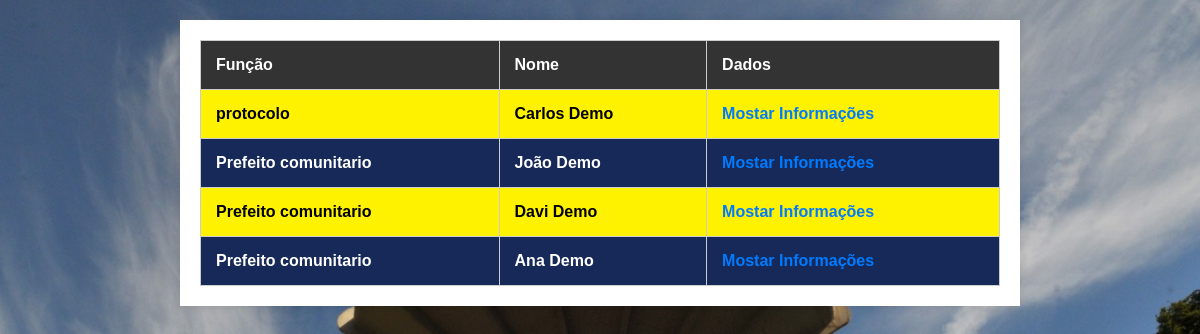
The page /view/listarusuarios.php (signed in) on the database its author committed.
### tables this page shows
CREATE TABLE IF NOT EXISTS `tb_usuario` (
  `idusuario` INT(11) NOT NULL AUTO_INCREMENT,
  `login` VARCHAR(45) NOT NULL,
  `senha` VARCHAR(32) NOT NULL,
  `idperfil` INT(11) NOT NULL,
  PRIMARY KEY (`idusuario`),
  INDEX `fk_tb_usuario_tb_perfil1_idx` (`idperfil` ASC),
  CONSTRAINT `fk_tb_usuario_tb_perfil1`
    FOREIGN KEY (`idperfil`)
    REFERENCES `tb_perfil` (`idperfil`)
    ON DELETE NO ACTION
    ON UPDATE NO ACTION);

CREATE TABLE IF NOT EXISTS `tb_perfil` (
  `idperfil` INT(11) NOT NULL AUTO_INCREMENT,
  `descricao` VARCHAR(45) NOT NULL COMMENT '1=administracao\\n2=prefeito comunitario\\n3-suporte\\n',
  PRIMARY KEY (`idperfil`));

CREATE TABLE IF NOT EXISTS `tb_protocolo` (
  `idprotocolo` INT(11) NOT NULL AUTO_INCREMENT,
  `nome_protocolo` VARCHAR(45) NOT NULL,
  `cpf_protocolo` VARCHAR(45) NOT NULL,
  `dt_nasc_protocolo` DATE NOT NULL,
  `genero_protocolo` INT(11) NOT NULL COMMENT '1=masculino\\n2=feminino\\n3=outros',
  `tel_protocolo` VARCHAR(15) NOT NULL,
  `endereco_protocolo` VARCHAR(100) NOT NULL,
  `SIAPE_protocolo` VARCHAR(9) NOT NULL,
  `data_criacao_protocolo` TIMESTAMP NOT NULL DEFAULT CURRENT_TIMESTAMP ON UPDATE CURRENT_TIMESTAMP,
  `idusuario` INT(11) NOT NULL,
  PRIMARY KEY (`idprotocolo`),
  UNIQUE INDEX `cpf_Adm_UNIQUE` (`cpf_protocolo` ASC),
  UNIQUE INDEX `tel_Adm_UNIQUE` (`tel_protocolo` ASC),
  INDEX `fk_tb_sra_tb_usuario1_idx` (`idusuario` ASC),
  CONSTRAINT `fk_tb_sra_tb_usuario1`
    FOREIGN KEY (`idusuario`)
    REFERENCES `tb_usuario` (`idusuario`)
    ON DELETE NO ACTION
    ON UPDATE NO ACTION);

CREATE TABLE IF NOT EXISTS `tb_prefeito_comunitario` (
  `idprefeitura` INT(11) NOT NULL AUTO_INCREMENT,
  `nome_prefeito` VARCHAR(45) NOT NULL,
  `cpf_prefeito` VARCHAR(45) NOT NULL,
  `dt_nasc_prefeito` DATE NOT NULL,
  `tel_prefeito` VARCHAR(15) NOT NULL,
  `genero` INT(11) NOT NULL COMMENT '1=masculino\\n2=feminino\\n3=outros',
  `endereco_prefeito` VARCHAR(100) NOT NULL,
  `numero_registro_prefeito` VARCHAR(45) NOT NULL,
  `data_criacao_prefeito` TIMESTAMP NOT NULL DEFAULT CURRENT_TIMESTAMP ON UPDATE CURRENT_TIMESTAMP,
  `idusuario` INT(11) NOT NULL,
  PRIMARY KEY (`idprefeitura`),
  UNIQUE INDEX `cpf_Prefeito_UNIQUE` (`cpf_prefeito` ASC),
  UNIQUE INDEX `tel_prefeito_UNIQUE` (`tel_prefeito` ASC),
  UNIQUE INDEX `numero_registro_prefeito_UNIQUE` (`numero_registro_prefeito` ASC),
  INDEX `fk_tb_prefeito_comunitario_tb_usuario1_idx` (`idusuario` ASC),
  CONSTRAINT `fk_tb_prefeito_comunitario_tb_usuario1`
    FOREIGN KEY (`idusuario`)
    REFERENCES `tb_usuario` (`idusuario`)
    ON DELETE NO ACTION
    ON UPDATE NO ACTION);

### DAO/Tb_usuarioDAO.php (called while the page is built, shortened)
<?php
class Tb_usuarioDAO {
   public function pesquisarprotocolo(){
    $pdo = Conexao::getInstance();
    $sql = "SELECT * from tb_usuario U INNER JOIN tb_protocolo P on U.idusuario=P.idusuario INNER JOIN tb_perfil PF on U.idperfil=PF.idperfil ;";
    $execucao = $pdo ->prepare($sql);
    $execucao ->execute();
    $resultado = $execucao->fetchAll(PDO::FETCH_ASSOC);
    return $resultado;
}
   public function pesquisarprefeito(){
    $pdo = Conexao::getInstance();
    $sql = "SELECT * from tb_usuario U INNER JOIN tb_prefeito_comunitario PC on U.idusuario=PC.idusuario INNER JOIN tb_perfil PF on U.idperfil=PF.idperfil;";
    $execucao = $pdo ->prepare($sql);
    $execucao ->execute();
    $resultado = $execucao->fetchAll(PDO::FETCH_ASSOC);
    return $resultado;
}
    }

### view/listarusuarios.php (the view, shortened to what this page needs)
<!DOCTYPE html>
<html lang="en">
<head>
    <link rel="stylesheet" href="../css/listar.css">
</head>
<body>
<?php
    switch ($_SESSION["descricao"]) {
        case "protocolo":
        require_once '../DAO/Tb_usuarioDAO.php';
        $prefeito = new Tb_usuarioDAO();
        $prefeito = $prefeito->pesquisarprefeito();
        $protocolo = new Tb_usuarioDAO();
        $protocolo = $protocolo->pesquisarprotocolo();
        ?>
 <main>
        <div class="container">
            <table>
                <tr>
                    <th>Função</th>
                    <th>Nome</th>
                    <th>Dados</th>
                </tr>
                <?php
                        foreach ($protocolo as $p) {
                            $idusuario = $p["idusuario"];
                            $nome_protocolo = $p["nome_protocolo"];
                            $descricao = $p["descricao"];
                            ?>
                            <tr class="row-table">
                                <td><?php echo $descricao; ?></td>
                                <td><?php echo $nome_protocolo; ?></td>
                                <td class="text-center">
                                    <a href="MostarperfilP.php?id=<?php echo $idusuario?>">
                                    Mostar Informações
                                    </a>
                                </td>
                            </tr>
                        <?php }
                        ?>
                        <?php
                        foreach ($prefeito as $pc) {
                        $idusuario = $pc["idusuario"];
                        $nome_prefeito = $pc["nome_prefeito"];
                        $descricao = $pc["descricao"];
                        ?>
                        <tr>
                            <td><?php echo $descricao; ?></td>
                            <td><?php echo $nome_prefeito; ?></td>
                            <td class="text-center">
                                <a href="MostarperfilL.php?id=<?php echo $idusuario?>">
                                Mostar Informações
                                </a>
                            </td>
                        </tr>
                        <?php
                        }
                        ?>
            </table>
        </div>
    </main>
    <?php
    break;
        ?>
    <?php
    }
    ?>
</body>
</html>

### css/listar.css (style rules this page uses)
body { font-family: 'Arial', sans-serif; margin: 0; padding: 0; background-image: url(../img/WhatsApp-Image-2021-03-27-at-10.47.21.jpeg); background-size: cover; background-position: center; height: 90vh; }
main { max-width: 800px; margin: 20px auto; background-color: #fff; padding: 20px; box-shadow: 0 0 10px rgba(0, 0, 0, 0.1); }
table { width: 100%; border-collapse: collapse; }
tr:nth-child(even) { background:rgb(255, 242, 0); color: black; font-size: 1rem; font-weight: bolder; }
tr { background-color: #162958; color: white; font-size: 1rem; font-weight: bolder; }
table, th, td { border: 1px solid #ccc; }
th, td { padding: 15px; text-align: left; }
th { background-color: #333; color: #fff; }
a { color: #007BFF; text-decoration: none; transition: color 0.3s; }

### rows shown on the page
tb_usuario: idperfil.descricao "protocolo", tb_protocolo.nome_protocolo "Carlos Demo"
tb_usuario: idperfil.descricao "Prefeito comunitario", tb_prefeito_comunitario.nome_prefeito "João Demo"
tb_usuario: idperfil.descricao "Prefeito comunitario", tb_prefeito_comunitario.nome_prefeito "Davi Demo"
tb_usuario: idperfil.descricao "Prefeito comunitario", tb_prefeito_comunitario.nome_prefeito "Ana Demo"
